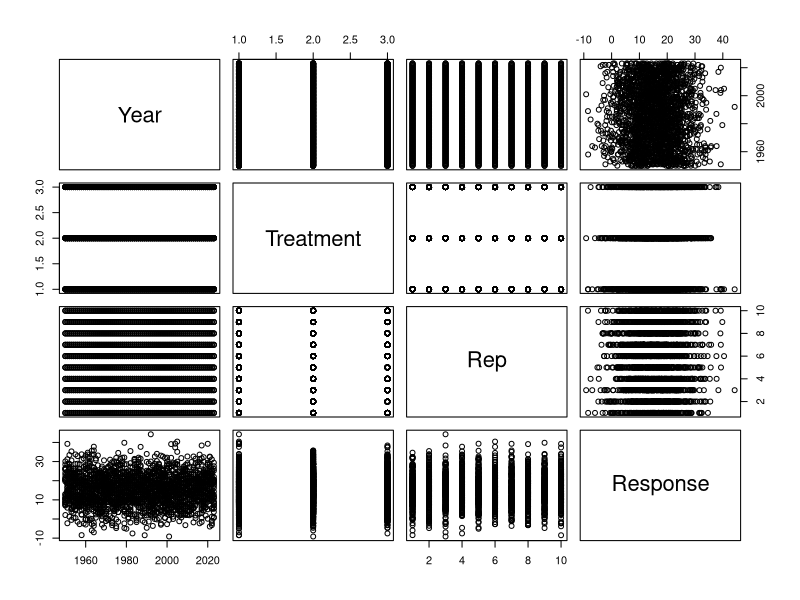
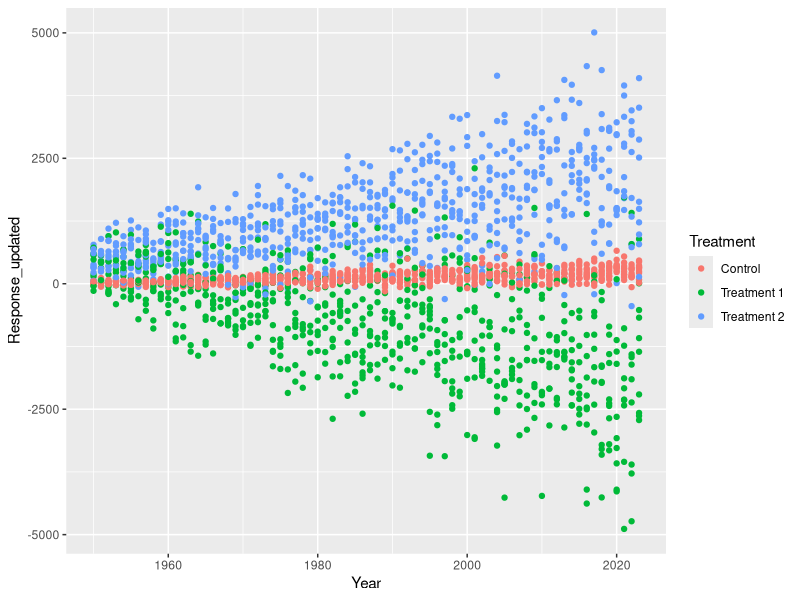
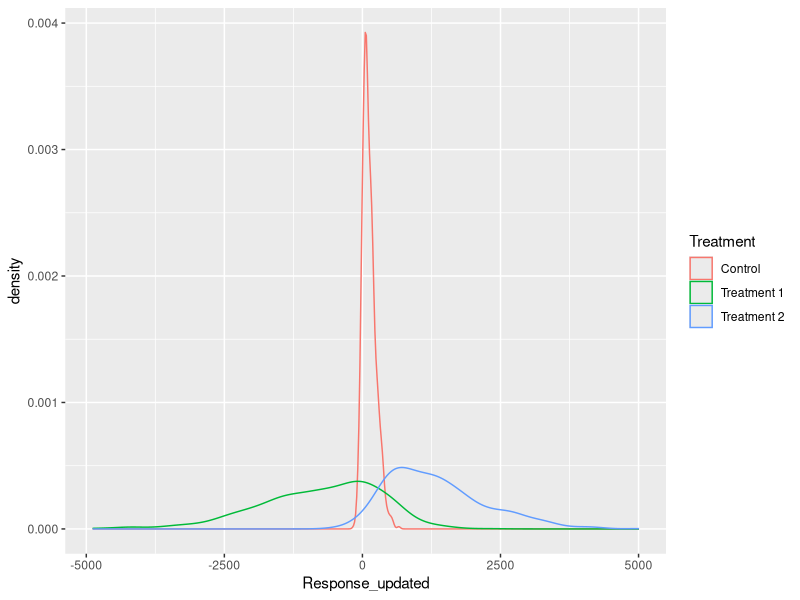
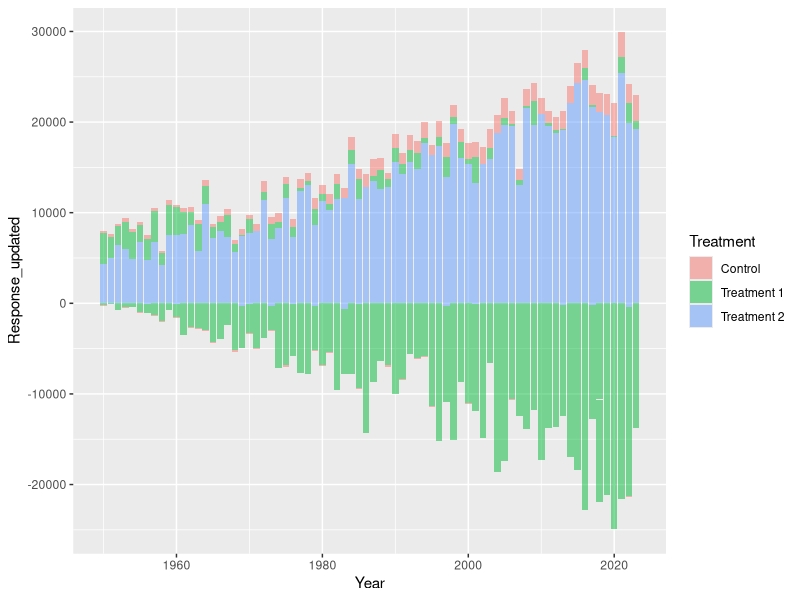
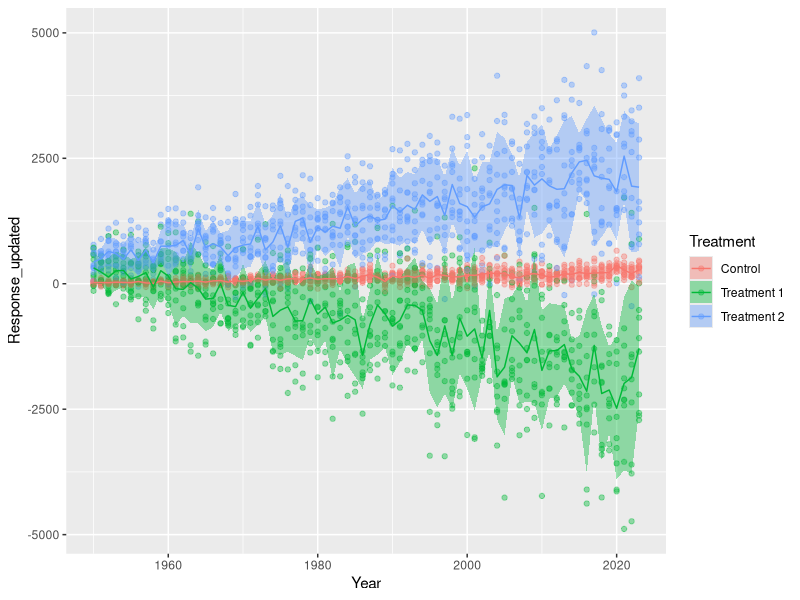
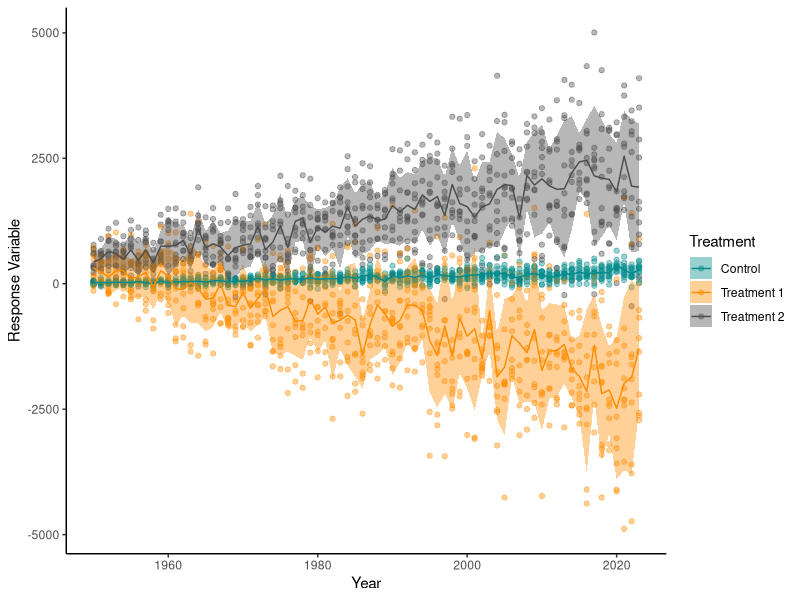
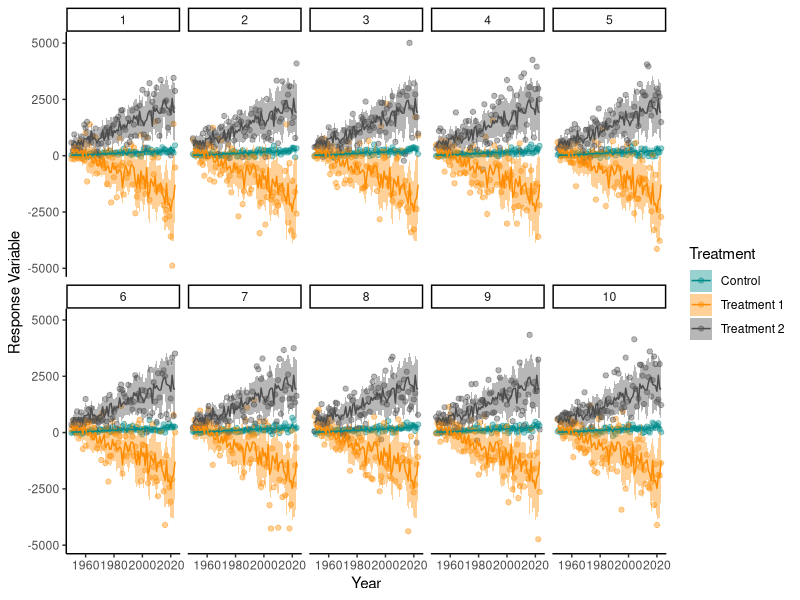

Write the R code that produced these figures, in order.
## ---- chunk 1
6*6
## ---- chunk 2
a<- 17
## ---- chunk 3
b<- c(1,5,5,3,7)
## ---- chunk 4
a*b
## ---- chunk 5
c<-a*b
## ---- chunk 6
c
## ---- chunk 7
#install.packages("dplyr") 
## ---- chunk 8
library(dplyr) 
## ---- chunk 9
#install.packages("tidyverse") 
library(tidyverse)

Year <- seq(from=1950,to=2023,by=1)
Treatment <- c("Control","Treatment 1","Treatment 2")
Rep<- seq(from=1,to=10,by=1)
## ---- chunk 10
length(Year)
summary(Year)

length(Treatment)
summary(Treatment)

length(Rep)
summary(Rep)
## ---- chunk 11
df<-expand.grid(Year=Year,Treatment=Treatment,Rep=Rep)
## ---- chunk 12
Response<-rnorm(n=nrow(df),mean = 15,sd=8)
## ---- chunk 13
df$Response<-Response
## ---- chunk 14
plot(df)
## ---- chunk 15
df_1<-df %>% 
  mutate(Response_updated=case_when(Treatment=="Control"~jitter(Response)*((Year-1930)/5)-50,
                                    Treatment=="Treatment 1"~jitter(Response)*((Year-1930)*-2)+1000,
                                    Treatment=="Treatment 2"~jitter(Response)*((Year-1930)*1.5)-4))



df_1<-mutate(df,
             Response_updated=case_when(Treatment=="Control"~jitter(Response)*((Year-1930)/5)-50,
                                    Treatment=="Treatment 1"~jitter(Response)*((Year-1930)*-2)+1000,
                                    Treatment=="Treatment 2"~jitter(Response)*((Year-1930)*1.5)-4))


## ---- chunk 16
df_1_summary<-df_1 %>% 
  group_by(Treatment) %>% 
  summarise(MeanResponse=mean(Response_updated),
            SDResponse=sd(Response_updated))

df_1_summary

df_1_summary_year<-df_1 %>% 
  group_by(Treatment,Year) %>% 
  summarise(MeanResponse=mean(Response_updated),
            SDResponse=sd(Response_updated))

df_1_summary_year
## ---- chunk 17
ggplot(df_1)+
  geom_point(aes(x=Year,y=Response_updated,colour=Treatment))

## ---- chunk 18
ggplot(df_1)+
  geom_density(aes(x=Response_updated,colour=Treatment))

ggplot(df_1)+
  geom_col(aes(x=Year,y=Response_updated,fill=Treatment),alpha=0.5)
## ---- chunk 19
ggplot()+
  geom_point(data=df_1,mapping=aes(x=Year,y=Response_updated,colour=Treatment),
             alpha=0.4)+
  geom_ribbon(data=df_1_summary_year,mapping=aes(x=Year,ymax=MeanResponse+SDResponse,
                                                 ymin=MeanResponse-SDResponse,fill=Treatment),
              alpha=0.4)+
  geom_line(data=df_1_summary_year,mapping=aes(x=Year,y=MeanResponse,colour=Treatment))
## ---- chunk 20
ggplot()+
  geom_point(data=df_1,mapping=aes(x=Year,y=Response_updated,colour=Treatment),
             alpha=0.4)+
  geom_ribbon(data=df_1_summary_year,mapping=aes(x=Year,ymax=MeanResponse+SDResponse,
                                                 ymin=MeanResponse-SDResponse,fill=Treatment),
              alpha=0.4)+
  geom_line(data=df_1_summary_year,mapping=aes(x=Year,y=MeanResponse,colour=Treatment))+
  scale_color_manual(values=c("darkcyan","darkorange","grey30"))+
  scale_fill_manual(values=c("darkcyan","darkorange","grey30"))+
  labs(x="Year",y="Response Variable")+
  theme_classic()
## ---- chunk 21
ggplot()+
  geom_point(data=df_1,mapping=aes(x=Year,y=Response_updated,colour=Treatment),
             alpha=0.4)+
  geom_ribbon(data=df_1_summary_year,mapping=aes(x=Year,ymax=MeanResponse+SDResponse,
                                                 ymin=MeanResponse-SDResponse,fill=Treatment),
              alpha=0.4)+
  geom_line(data=df_1_summary_year,mapping=aes(x=Year,y=MeanResponse,colour=Treatment))+
  facet_wrap(~Rep, nrow=2)+
  scale_color_manual(values=c("darkcyan","darkorange","grey30"))+
  scale_fill_manual(values=c("darkcyan","darkorange","grey30"))+
  labs(x="Year",y="Response Variable")+
  theme_classic()
